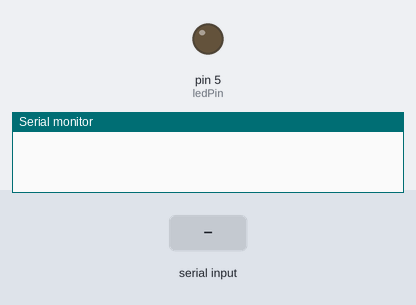
The sketch below on a simulated Arduino Uno, built with avr-gcc and run on an emulated ATmega328P. Parts: output pins drawn as LEDs (lit = HIGH), the last lines printed to the serial monitor. The test bench sets the inputs (shaded band).

Above: at 1.2 s.
1.3 s: "h" received over Serial
At 2.4 s:
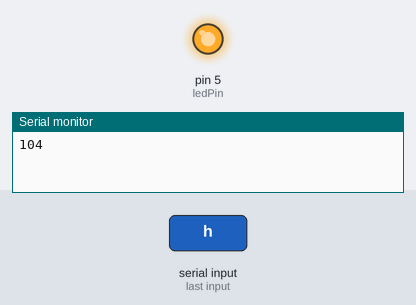
2.8 s: "l" received over Serial
At 3.5 s:
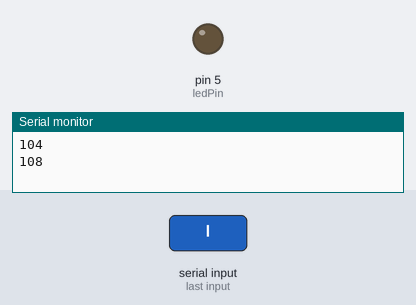
Timing chart, 0 to 5.8 s (numbered marks = the images above; inputs shaded):
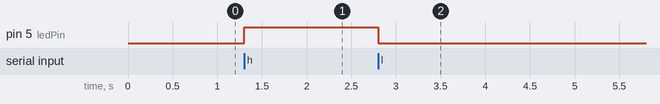

The sketch:

3b_p5_led_boolean.ino
```cpp
const int ledPin = 5;  // the pin that the LED is attached to
int incomingByte;      // a variable to read incoming serial data into

void setup() {
  Serial.begin(9600);       // initialize serial communication
  pinMode(ledPin, OUTPUT);  // initialize the LED pin as an output
}

void loop() {
  if (Serial.available() > 0) {    // see if there's incoming serial data
    incomingByte = Serial.read();  // read it
    Serial.println(incomingByte);
    if (incomingByte == 'h') {     // if it's a capital H (ASCII 72),
      digitalWrite(ledPin, HIGH);  // turn on the LED
      // if you're using a speaker instead of an LED, uncomment line below  and
      // comment out the previous line:
      //  tone(5, 440);           // play middle A on pin 5
    }
    if (incomingByte == 'l') {    // if it's an L (ASCII 76)
      digitalWrite(ledPin, LOW);  // turn off the LED
      // if you're using a speaker instead of an LED, uncomment line below  and
      // comment out the previous line: noTone(5);
    }
  }
}
```

Measured:
- after the input at 1.3 s, pin 5 (ledPin): LOW → HIGH at once
- after the input at 2.8 s, pin 5 (ledPin): HIGH → LOW at once
